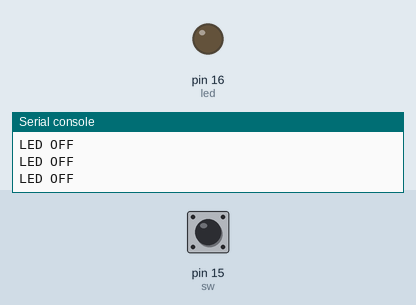
The program below on a simulated MicroPython board. Shown: output pins drawn as LEDs (lit = HIGH), the last lines printed to the serial console. Inputs (shaded band) come from the test bench; at power-on: pin 15 (sw) LOW.

Above: at 1.2 s.
1.3 s: pin 15 (sw) pulled HIGH for 0.6 s
At 2.5 s:
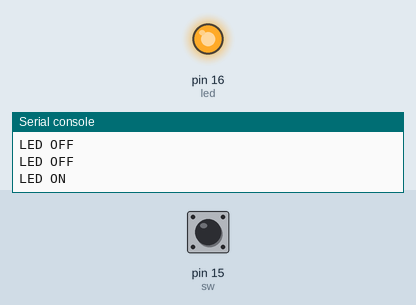
Timing chart, 0 to 9.0 s (numbered marks = the images above; inputs shaded):
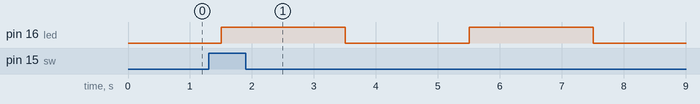

The program:

switch_led.py
```python
from machine import Pin
from time import sleep

led = Pin(16, Pin.OUT)
sw = Pin(15, Pin.IN)

while True:
    bt = sw.value()
    if bt == True:
        print("LED ON")
        led.value(1)
        sleep(2)
        led.value(0)
        sleep(2)
        led.value(1)
        sleep(2)
        led.value(0)
        sleep(2)
    else:
        print("LED OFF")
        sleep(0.5)
```

Measured:
- after the input at 1.3 s, pin 16 (led): alternates HIGH for 2.0 s and LOW for 2.0 s, starting after 0.20 s
